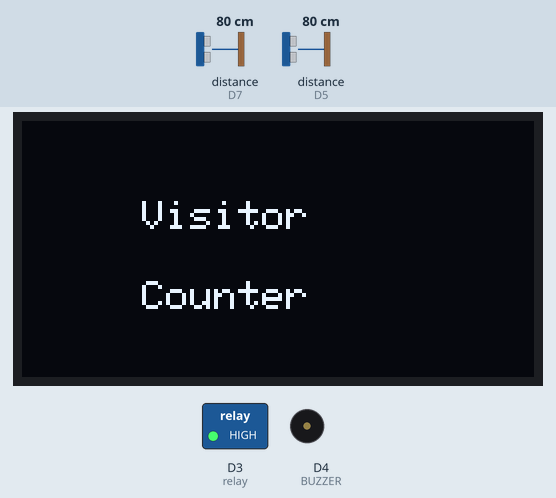
Bench run of a sketch on a simulated ESP8266 (NodeMCU). Shown: 128×64 one-colour display, switched loads named in the sketch (green lamp = pin HIGH), buzzer (waves = sounding, pin HIGH). Wiring (inferred from the names in the program): 2 × ultrasonic range finder: trigger D6, echo D5 / trigger D8, echo D7. The test bench sets the inputs (shaded band); at power-on: distance to the obstacle (sensors on D7, D5) 80 cm. The echo pulse lasts 58.3 µs per cm; WiFi joins after 1.5 s; servers stay silent unless stated; pins used as bus, display or sensor lines are not drawn; what the sketch prints to the serial monitor is not drawn.

Above: at 1.9 s.
At 4.9 s:
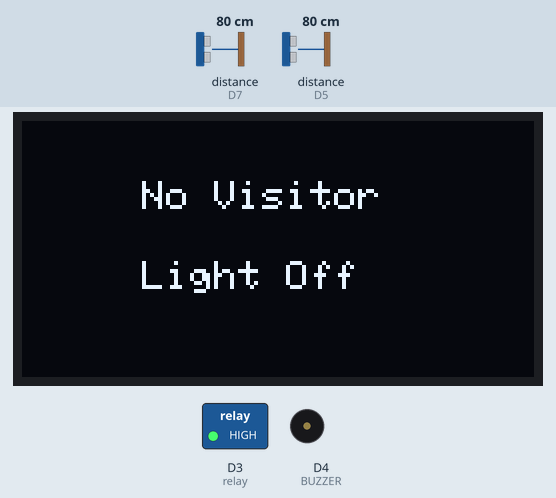

The sketch:

Visitor_Counter_Code.ino
```cpp
#include <ESP8266WiFi.h>
#include <WiFiClient.h>

#define BLYNK_TEMPLATE_ID "TMPL3C2mJILjW"
#define BLYNK_TEMPLATE_NAME "Visitor Counter"
#define BLYNK_AUTH_TOKEN "_d0hWe8gjf_4loTOb1NE3By3vFsAc4qL"

#include <BlynkSimpleEsp8266.h>
#include <Wire.h>
#include <Adafruit_GFX.h>
#include <Adafruit_SSD1306.h>

// Blynk auth token
char auth[] = "_d0hWe8gjf_4loTOb1NE3By3vFsAc4qL";

// WiFi credentials
char ssid[] = "WiFi Name";
char pass[] = "WiFi Password";

// OLED display
#define SCREEN_WIDTH 128
#define SCREEN_HEIGHT 64
#define OLED_RESET -1
Adafruit_SSD1306 display(SCREEN_WIDTH, SCREEN_HEIGHT, &Wire, OLED_RESET);

// Ultrasonic Sensor Pins
#define trigPin1 D6
#define echoPin1 D5
#define trigPin2 D8
#define echoPin2 D7

// Relay and Buzzer Pins
#define relay D3
#define BUZZER D4

// Visitor Count
int countin = 0;
int countout = 0;

WidgetLED light(V0);

// Function to get distance from ultrasonic sensor
long getDistance(int trigPin, int echoPin) {
  long duration, cm;
  digitalWrite(trigPin, LOW);
  delayMicroseconds(5);
  digitalWrite(trigPin, HIGH);
  delayMicroseconds(10);
  digitalWrite(trigPin, LOW);
  duration = pulseIn(echoPin, HIGH);
  cm = (duration / 2) / 29.1;
  return cm;
}

void setup() {
  Serial.begin(115200);
  Blynk.begin(auth, ssid, pass);

  pinMode(trigPin1, OUTPUT);
  pinMode(echoPin1, INPUT);
  pinMode(trigPin2, OUTPUT);
  pinMode(echoPin2, INPUT);
  pinMode(relay, OUTPUT);
  pinMode(BUZZER, OUTPUT);
  digitalWrite(relay, HIGH);
  digitalWrite(BUZZER, LOW);

  // Initialize the OLED display
  if (!display.begin(SSD1306_SWITCHCAPVCC, 0x3C)) {
    Serial.println(F("SSD1306 allocation failed"));
    for (;;); // Don't proceed, loop forever
  }

  display.clearDisplay();
  display.setTextSize(1);
  display.setTextColor(WHITE);
  display.setCursor(30, 20);
  display.print("Visitor");
  display.setCursor(30, 40);
  display.print("Counter");
  display.display();
  delay(3000);
}

void loop() {
  Blynk.run();

  long distance1 = getDistance(trigPin1, echoPin1);
  long distance2 = getDistance(trigPin2, echoPin2);

  Serial.print("Distance1: ");
  Serial.print(distance1);
  Serial.print(" cm, Distance2: ");
  Serial.print(distance2);
  Serial.println(" cm");

  static bool sensor1Triggered = false;
  static bool sensor2Triggered = false;
  static unsigned long sensor1TriggerTime = 0;
  static unsigned long sensor2TriggerTime = 0;
  static const unsigned long debounceDelay = 200; // debounce delay in milliseconds

  // Detect incoming visitors
  if (distance1 < 20 && !sensor1Triggered) {
    sensor1Triggered = true;
    sensor1TriggerTime = millis();
  }

  if (distance2 < 20 && !sensor2Triggered) {
    sensor2Triggered = true;
    sensor2TriggerTime = millis();
  }

  if (sensor1Triggered && sensor2Triggered) {
    if (sensor1TriggerTime < sensor2TriggerTime && (millis() - sensor1TriggerTime > debounceDelay)) {
      countin++;
      digitalWrite(BUZZER, HIGH);
      delay(200);
      digitalWrite(BUZZER, LOW);
      sensor1Triggered = false;
      sensor2Triggered = false;
      Serial.println("Visitor Entered");
    } else if (sensor2TriggerTime < sensor1TriggerTime && (millis() - sensor2TriggerTime > debounceDelay)) {
      countout++;
      digitalWrite(BUZZER, HIGH);
      delay(200);
      digitalWrite(BUZZER, LOW);
      sensor1Triggered = false;
      sensor2Triggered = false;
      Serial.println("Visitor Exited");
    }
  }

  // Reset sensor triggers if both sensors are not triggered for a while
  if (distance1 >= 20 && distance2 >= 20) {
    sensor1Triggered = false;
    sensor2Triggered = false;
  }

  int now = countin - countout;

  if (now <= 0) {
    light.off();
    digitalWrite(relay, HIGH);
    display.clearDisplay();
    display.setTextSize(1);
    display.setTextColor(WHITE);
    display.setCursor(30, 15);
    display.print("No Visitor");
    display.setCursor(30, 35);
    display.print("Light Off");
    display.display();
    Serial.println("No Visitors! Light Off");
  } else {
    light.on();
    digitalWrite(relay, LOW);
    display.clearDisplay();
    display.setTextColor(WHITE);
    display.setTextSize(1);
    display.setCursor(15, 0);
    display.print("Current Visitor");

    display.setTextSize(2);
    display.setCursor(50, 15);
    display.print(now);

    display.setTextSize(1);
    display.setCursor(0, 40);
    display.print("IN: ");
    display.print(countin);

    display.setCursor(70, 40);
    display.print("OUT: ");
    display.print(countout);

    display.display();
    Serial.print("Current Visitor: ");
    Serial.println(now);
    Serial.print("IN: ");
    Serial.println(countin);
    Serial.print("OUT: ");
    Serial.println(countout);
  }

  Blynk.virtualWrite(V1, countin);
  Blynk.virtualWrite(V2, countout);
  Blynk.virtualWrite(V3, now);
  delay(1000);
}
```

Measured:
- what the display in image 0 shows lasts 3.0 s, from 1.9 s to 4.9 s
